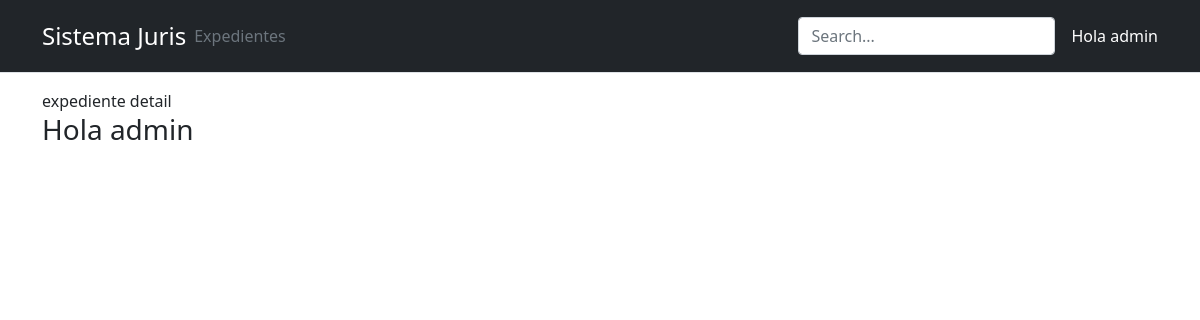
The app's page /2 (signed in), older data.
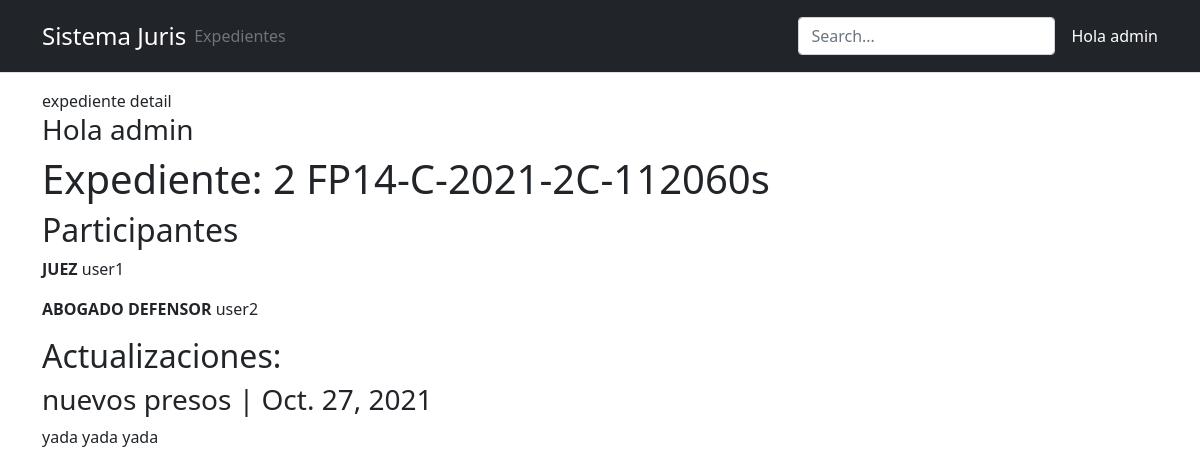
The same page, newer data.
### juris/models.py (models this page shows, shortened)
class Actualizacion(models.Model):
	titulo = models.CharField(max_length=30, default="Expediente actualizado")
	contenido = models.CharField(max_length=200)
	fecha_actualizacion = models.DateField(auto_now=True)
	expediente = models.ForeignKey('Expediente', on_delete=models.SET_NULL, null = True)

class Expediente(models.Model):
	numero_de_fiscalia = models.CharField(max_length=5)
	letra = models.CharField(max_length=1)
	año = models.DateField(auto_now=True)
	tribunal = models.CharField(max_length=2)
	numero_expediente = models.CharField(max_length=6)
	intervenientes = models.ManyToManyField(User, through='PersonasIntervenientes')
	class Meta:
		unique_together= ('numero_de_fiscalia', 'letra', 'tribunal', 'numero_expediente')
	def return_list_of_intervenientes(self):
		return  self.intervenientes.through.objects.filter(expediente=self)
	def __str__(self):
		return str(self.id) + " " + self.numero_de_fiscalia + "-" + self.letra + "-" + str(self.año.year) + "-" + self.tribunal + "-" + self.numero_expediente

class PersonasIntervenientes(models.Model):
	user = models.ForeignKey(User, on_delete=models.CASCADE)
	expediente = models.ForeignKey(Expediente, on_delete=models.CASCADE)
	fecha_incluido = models.DateField(auto_now=True)
	ROL_USUARIO = (
		('DE','DEMANDADO'),
		('DD', 'DEMANDANTE'),
		('FF', 'FISCAL'),
		('JZ', 'JUEZ'),
		('AD', 'ABOGADO DEFENSOR'),
		('SE', 'SECRETARIO DEFENSOR'),
		('TE', 'TESTIGO'),
		('PE', 'PERSONA EXTRA')
	)
	rol = models.CharField(
		max_length=2,
		choices=ROL_USUARIO,
		help_text="Rol del usuario en el caso",
		default='PE')
	class Meta:
		unique_together = ('user', 'rol', 'expediente')

### juris/views.py (the view)
# urls.py: path('<int:expediente>', views.ExpedienteDetailView.as_view(), name="expediente-detail"),
class ExpedienteDetailView(LoginRequiredMixin, generic.ListView):
    model = Actualizacion
    context_object_name= 'expediente'
    template_name = "expediente_detail.html"
    def get_queryset(self):
        return Actualizacion.objects.filter(expediente=self.kwargs['expediente'])

### juris/templatetags/active_link_class.py (called while the page is built)
@register.simple_tag(takes_context=True)
def active_link_class(context: Context,
                      *args,
                      active_class: str,
                      inactive_class: str = '',
                      **kwargs):
    path: str = context["request"].path
    if path.startswith(reverse(*args, **kwargs)):
        return active_class
    return inactive_class

### juris/templates/expediente_detail.html
{% extends "base_generic.html" %}
{% block content %}
expediente detail
{% if user.is_authenticated %}
      <h3>Hola {{ user.get_username }}</h3>
{% endif %}
{% for exp in expediente %}
    {% if forloop.first %}
    <h1>Expediente: {{ exp.expediente }}s</h1>
    <h2>Participantes</h2>
    {% for help in exp.expediente.return_list_of_intervenientes %}
    <p> <strong>{{ help.get_rol_display }}</strong> {{ help.user }}  </p>
    {% endfor %}
    <h2>Actualizaciones:</h2>
    {% endif %}
    <h3>{{ exp.titulo }} | {{ exp.fecha_actualizacion }} </h3>
    <p>{{ exp.contenido}} </p>
{% endfor %}
{% endblock %}

### juris/templates/base_generic.html (shortened to what this page needs)
{% load active_link_class %}
<!DOCTYPE html>
<html lang="en">
  <head>
    {% load static %}
    <link rel="stylesheet" href="{% static 'css/style.css' %}" />
    <link rel="stylesheet" href="{% static 'juris/css/style.css' %}" />
    <link
      href="https://cdn.jsdelivr.net/npm/bootstrap@5.1.3/dist/css/bootstrap.min.css"
      rel="stylesheet"
    />
  </head>
  <body>
    <header class="p-3 bg-dark text-white py-3 mb-3 border-bottom">
      <div class="container">
        <div
          class="
            d-flex
            flex-wrap
            align-items-center
            justify-content-center justify-content-lg-start
          "
        >
          <a
            href="{% url 'index' %}"
            class="
              h4
              d-flex
              align-items-center
              mb-2 mb-lg-0
              text-white text-decoration-none
            "
            >Sistema Juris
          </a>
          {% if user.is_authenticated %}
          <ul
            class="
              nav
              col-12 col-lg-auto
              me-lg-auto
              mb-2
              justify-content-center
              mb-md-0
            "
          >
            <li class="nav-item">
              <a
                href="{% url 'expedientes' %}"
                class="
                  nav-link
                  px-2
                  {% active_link_class 'expedientes' active_class='text-secondary' inactive_class='text-white' %}
                "
                >Expedientes</a
              >
            </li>
          </ul>
          {% endif %}
          <form class="col-12 col-lg-auto mb-3 mb-lg-0 me-lg-3">
            <input
              type="search"
              class="form-control form-control-dark"
              placeholder="Search..."
              aria-label="Search"
            />
          </form>
          <div class="text-end">
            {% if user.is_authenticated %}
            <div class="nav-item">Hola {{ user.get_username }}</div>
            {% else %}
            <button type="button" class="btn btn-outline-light me-2">
              Login
            </button>
            <button type="button" class="btn btn-warning">Sign-up</button>
            {% endif %}
          </div>
        </div>
      </div>
    </header>
    <div class="container" style="">{% block content %} {% endblock %}</div>
  </body>
</html>

Row changes from the older to the newer data that the page shows:
added Actualizacion: expediente "2 FP14-C-2021-2C-112060", titulo "nuevos presos", fecha_actualizacion "Oct. 27, 2021", contenido "yada yada yada"
added PersonasIntervenientes: rol "JUEZ", user "user1"
added PersonasIntervenientes: rol "ABOGADO DEFENSOR", user "user2"
